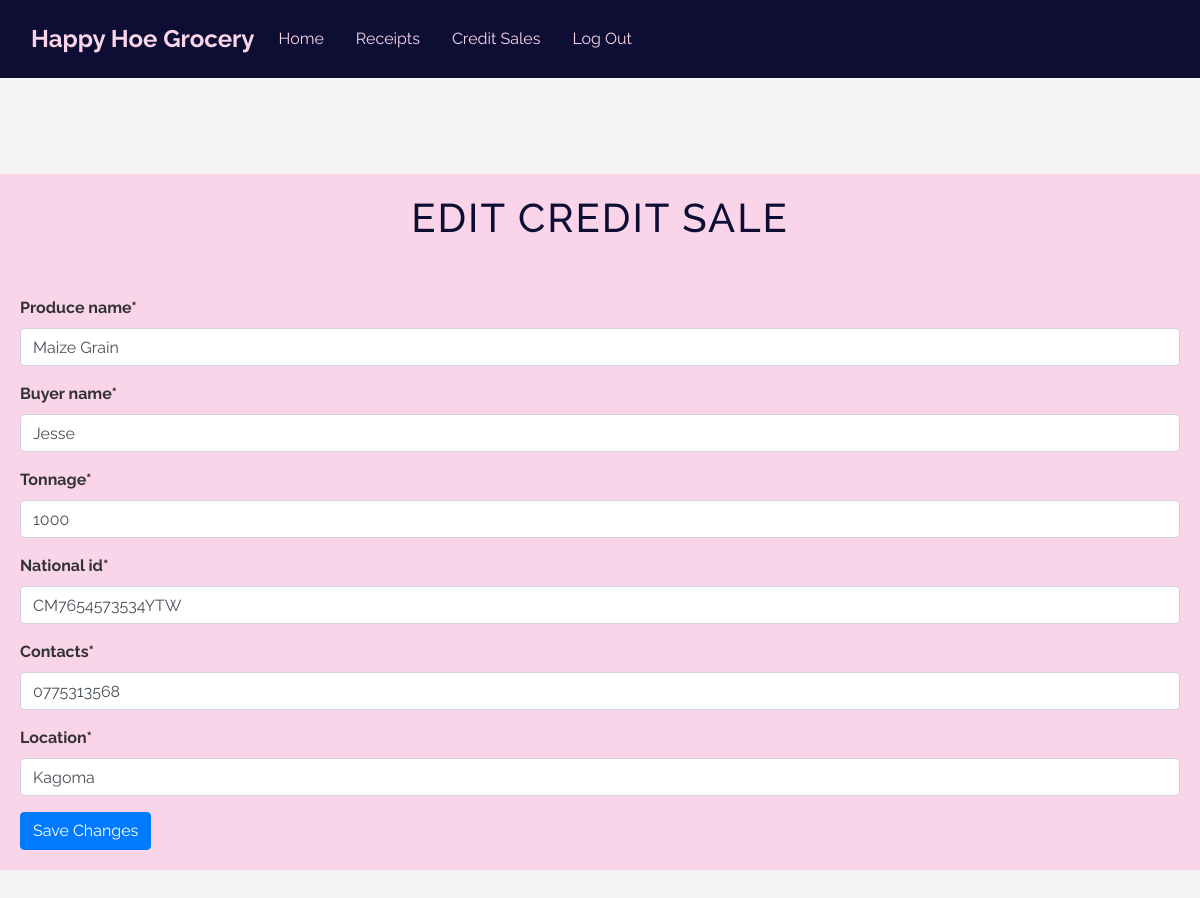
/edit_credit_sale/1/ (signed in), run on the app's committed database.
### Groceryapp/models.py (models this page shows, shortened)
class CreditSale(models.Model):
    buyer_name = models.CharField(max_length=100)
    national_id = models.CharField(max_length=50)
    location = models.CharField(max_length=100)
    contacts = models.CharField(max_length=15)
    amount_due = models.IntegerField()
    sales_agent_name = models.CharField(max_length=100)
    due_date = models.DateField()
    produce_name = models.CharField(max_length=100)
    produce_type = models.CharField(max_length=50)
    tonnage = models.IntegerField()
    dispatch_date = models.DateField()

### Groceryapp/views.py (the view)
# urls.py: path('edit_credit_sale/<int:credit_sale_id>/', views.manage_credit, name='edit_credit_sale'),  # For editing an existing credit sale
@login_required
def manage_credit(request, credit_sale_id=None):
    if credit_sale_id:
        credit_sale = get_object_or_404(CreditSale, id=credit_sale_id)
    else:
        credit_sale = None
    if request.method == 'POST':
        form = CreditSaleForm(request.POST, instance=credit_sale)
        if form.is_valid():
            form.save()
            return redirect('home')
    else:
        form = CreditSaleForm(instance=credit_sale)
    return render(request, 'Groceryapp/manage_credit.html', {'form': form, 'credit_sale': credit_sale})

### Groceryapp/forms.py
class CreditSaleForm(forms.ModelForm):
    class Meta:
        model = CreditSale
        fields = ['produce_name', 'buyer_name', 'tonnage', 'national_id', 'contacts', 'location']

### Groceryapp/templates/Groceryapp/manage_credit.html (shortened to what this page needs)
{% extends 'Groceryapp/base.html' %}
{% load crispy_forms_tags %}
{% load static %}
{% block content %}
<br><br>
<br><br>
<div class="container">
  <h1 class="text-center">{% if credit_sale %}Edit{% else %}Add{% endif %} Credit Sale</h1><br>
  <div class="button">
    <form method="POST" action="">
          {{ form|crispy }}
       <button type="submit" class="btn btn-primary">{% if credit_sale %}Save Changes{% else %}Add Credit Sale{% endif %}
       </button>
    </form>
  </div>
</div>
<br><br>
{% endblock %}

### Groceryapp/templates/Groceryapp/base.html (style rules this page uses)
:root { --dark-blue: rgb(14,14,53); --palette-pink:rgb(250, 213,234); --light-gray: #f5f5f5; }
body { font-family: 'Raleway', sans-serif; background-color: var(--light-gray); color: #333; }
.container { max-width: 1200px; margin: 0 auto; padding: 20px; }
h1 { color: rgb(14, 14, 53); margin-bottom: 30px; font-size: 2.5em; text-transform: uppercase; letter-spacing: 2px; }

### Groceryapp/templates/Groceryapp/manage_credit.html (style rules this page uses)
.container { font-weight: bold; margin-bottom: 5px; background-color: rgb(250,213,234); }

### data on the page
CreditSale: produce_name "Maize Grain", buyer_name "Jesse", tonnage "1000", national_id "CM7654573534YTW", contacts "0775313568", location "Kagoma"
